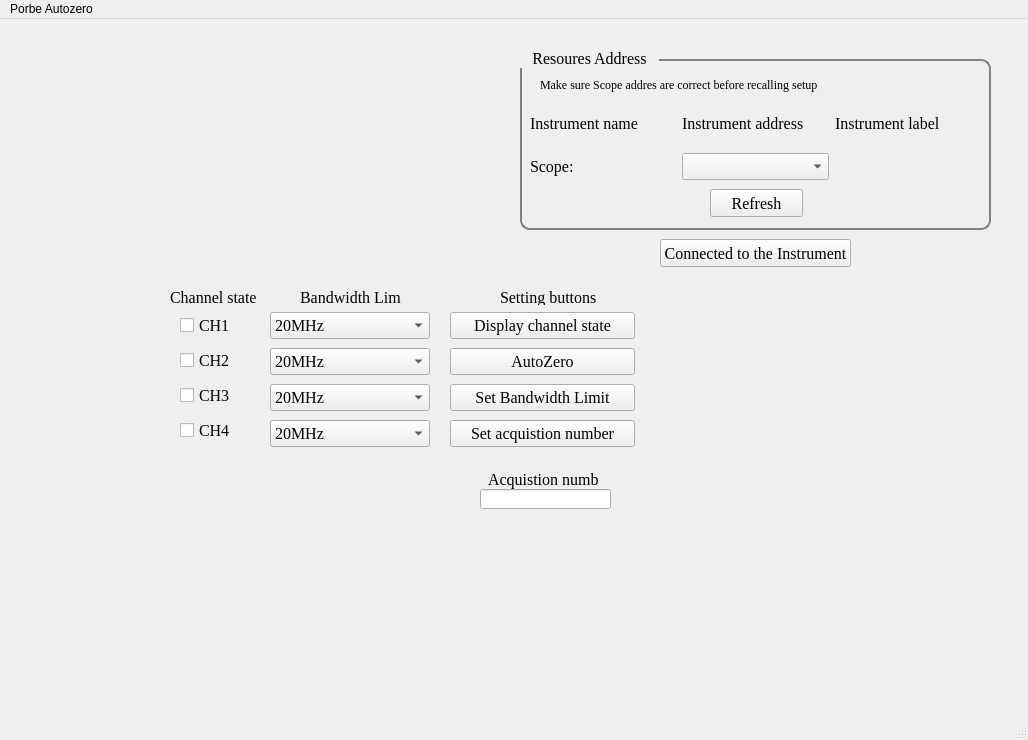
<?xml version="1.0" encoding="UTF-8"?>
<ui version="4.0">
 <class>MainWindow</class>
 <widget class="QMainWindow" name="MainWindow">
  <property name="geometry">
   <rect>
    <x>0</x>
    <y>0</y>
    <width>1028</width>
    <height>740</height>
   </rect>
  </property>
  <property name="windowTitle">
   <string>MainWindow</string>
  </property>
  <widget class="QWidget" name="Resource_QWidget">
   <widget class="QGroupBox" name="Resource_group">
    <property name="geometry">
     <rect>
      <x>520</x>
      <y>30</y>
      <width>471</width>
      <height>181</height>
     </rect>
    </property>
    <property name="font">
     <font>
      <family>Times New Roman</family>
      <pointsize>12</pointsize>
     </font>
    </property>
    <property name="styleSheet">
     <string notr="true">QGroupBox {
    border: 1.5px solid gray;
    border-radius: 10px;
    padding: 10px;  /* 增加內邊距，讓內容與邊框保持距離 */
    margin-top: 10px;  /* 確保標題與內容之間有適當距離 */
}
QGroupBox::title {
    subcontrol-origin: margin;
    subcontrol-position: top left;  /* 調整標題的位置 */
    padding: 0 10px;  /* 給標題添加左右間距 */
}
</string>
    </property>
    <property name="title">
     <string>Resoures Address</string>
    </property>
    <widget class="QLabel" name="address_illustrate">
     <property name="geometry">
      <rect>
       <x>20</x>
       <y>20</y>
       <width>431</width>
       <height>31</height>
      </rect>
     </property>
     <property name="font">
      <font>
       <family>Times New Roman</family>
       <pointsize>9</pointsize>
      </font>
     </property>
     <property name="text">
      <string>Make sure Scope addres are correct before recalling setup</string>
     </property>
     <property name="wordWrap">
      <bool>true</bool>
     </property>
    </widget>
    <widget class="QPushButton" name="address_refresh">
     <property name="geometry">
      <rect>
       <x>190</x>
       <y>140</y>
       <width>93</width>
       <height>28</height>
      </rect>
     </property>
     <property name="font">
      <font>
       <family>Times New Roman</family>
       <pointsize>12</pointsize>
      </font>
     </property>
     <property name="text">
      <string>Refresh</string>
     </property>
    </widget>
    <widget class="QWidget" name="gridLayoutWidget">
     <property name="geometry">
      <rect>
       <x>10</x>
       <y>50</y>
       <width>451</width>
       <height>81</height>
      </rect>
     </property>
     <property name="font">
      <font>
       <family>Times New Roman</family>
       <pointsize>12</pointsize>
      </font>
     </property>
     <layout class="QGridLayout" name="gridLayout_2">
      <item row="1" column="1">
       <widget class="QComboBox" name="Scope_address">
        <property name="font">
         <font>
          <family>Times New Roman</family>
          <pointsize>12</pointsize>
         </font>
        </property>
       </widget>
      </item>
      <item row="1" column="0">
       <widget class="QLabel" name="scope">
        <property name="font">
         <font>
          <family>Times New Roman</family>
          <pointsize>12</pointsize>
         </font>
        </property>
        <property name="text">
         <string>Scope:</string>
        </property>
       </widget>
      </item>
      <item row="1" column="2">
       <widget class="QLabel" name="Scope_IDN">
        <property name="font">
         <font>
          <family>Times New Roman</family>
          <pointsize>12</pointsize>
         </font>
        </property>
        <property name="text">
         <string/>
        </property>
       </widget>
      </item>
      <item row="0" column="0">
       <widget class="QLabel" name="Instrument_name">
        <property name="font">
         <font>
          <family>Times New Roman</family>
          <pointsize>12</pointsize>
         </font>
        </property>
        <property name="layoutDirection">
         <enum>Qt::LeftToRight</enum>
        </property>
        <property name="text">
         <string>Instrument name</string>
        </property>
       </widget>
      </item>
      <item row="0" column="1">
       <widget class="QLabel" name="Instrumen_address">
        <property name="font">
         <font>
          <family>Times New Roman</family>
          <pointsize>12</pointsize>
         </font>
        </property>
        <property name="layoutDirection">
         <enum>Qt::LeftToRight</enum>
        </property>
        <property name="text">
         <string>Instrument address</string>
        </property>
       </widget>
      </item>
      <item row="0" column="2">
       <widget class="QLabel" name="Instrument_label">
        <property name="font">
         <font>
          <family>Times New Roman</family>
          <pointsize>12</pointsize>
         </font>
        </property>
        <property name="layoutDirection">
         <enum>Qt::LeftToRight</enum>
        </property>
        <property name="text">
         <string>Instrument label</string>
        </property>
       </widget>
      </item>
     </layout>
    </widget>
   </widget>
   <widget class="QWidget" name="verticalLayoutWidget_2">
    <property name="geometry">
     <rect>
      <x>180</x>
      <y>290</y>
      <width>66</width>
      <height>141</height>
     </rect>
    </property>
    <property name="font">
     <font>
      <family>Times New Roman</family>
      <pointsize>12</pointsize>
     </font>
    </property>
    <layout class="QVBoxLayout" name="verticalLayout_2">
     <item>
      <widget class="QCheckBox" name="turnCH1">
       <property name="font">
        <font>
         <family>Times New Roman</family>
         <pointsize>12</pointsize>
        </font>
       </property>
       <property name="text">
        <string>CH1</string>
       </property>
      </widget>
     </item>
     <item>
      <widget class="QCheckBox" name="turnCH2">
       <property name="font">
        <font>
         <family>Times New Roman</family>
         <pointsize>12</pointsize>
        </font>
       </property>
       <property name="text">
        <string>CH2</string>
       </property>
      </widget>
     </item>
     <item>
      <widget class="QCheckBox" name="turnCH3">
       <property name="font">
        <font>
         <family>Times New Roman</family>
         <pointsize>12</pointsize>
        </font>
       </property>
       <property name="text">
        <string>CH3</string>
       </property>
      </widget>
     </item>
     <item>
      <widget class="QCheckBox" name="turnCH4">
       <property name="font">
        <font>
         <family>Times New Roman</family>
         <pointsize>12</pointsize>
        </font>
       </property>
       <property name="text">
        <string>CH4</string>
       </property>
      </widget>
     </item>
    </layout>
   </widget>
   <widget class="QPushButton" name="connect_button">
    <property name="geometry">
     <rect>
      <x>660</x>
      <y>220</y>
      <width>191</width>
      <height>28</height>
     </rect>
    </property>
    <property name="font">
     <font>
      <family>Times New Roman</family>
      <pointsize>12</pointsize>
     </font>
    </property>
    <property name="text">
     <string>Connected to the Instrument</string>
    </property>
   </widget>
   <widget class="QWidget" name="verticalLayoutWidget">
    <property name="geometry">
     <rect>
      <x>450</x>
      <y>290</y>
      <width>185</width>
      <height>141</height>
     </rect>
    </property>
    <layout class="QVBoxLayout" name="verticalLayout">
     <item>
      <widget class="QPushButton" name="Display_chennel">
       <property name="font">
        <font>
         <family>Times New Roman</family>
         <pointsize>12</pointsize>
        </font>
       </property>
       <property name="text">
        <string>Display channel state</string>
       </property>
      </widget>
     </item>
     <item>
      <widget class="QPushButton" name="Probe_autozero">
       <property name="font">
        <font>
         <family>Times New Roman</family>
         <pointsize>12</pointsize>
        </font>
       </property>
       <property name="text">
        <string>AutoZero</string>
       </property>
      </widget>
     </item>
     <item>
      <widget class="QPushButton" name="Bandwith_limit">
       <property name="font">
        <font>
         <family>Times New Roman</family>
         <pointsize>12</pointsize>
        </font>
       </property>
       <property name="text">
        <string>Set Bandwidth Limit</string>
       </property>
      </widget>
     </item>
     <item>
      <widget class="QPushButton" name="Acquistion_num">
       <property name="font">
        <font>
         <family>Times New Roman</family>
         <pointsize>12</pointsize>
        </font>
       </property>
       <property name="text">
        <string>Set acquistion number</string>
       </property>
      </widget>
     </item>
    </layout>
   </widget>
   <widget class="QWidget" name="verticalLayoutWidget_3">
    <property name="geometry">
     <rect>
      <x>270</x>
      <y>290</y>
      <width>160</width>
      <height>141</height>
     </rect>
    </property>
    <layout class="QVBoxLayout" name="verticalLayout_3">
     <item>
      <widget class="QComboBox" name="BL_CH1">
       <property name="font">
        <font>
         <family>Times New Roman</family>
         <pointsize>12</pointsize>
        </font>
       </property>
       <item>
        <property name="text">
         <string>20MHz</string>
        </property>
       </item>
       <item>
        <property name="text">
         <string>200MHz</string>
        </property>
       </item>
       <item>
        <property name="text">
         <string>250MHz</string>
        </property>
       </item>
       <item>
        <property name="text">
         <string>350MHz</string>
        </property>
       </item>
       <item>
        <property name="text">
         <string>500MHz</string>
        </property>
       </item>
       <item>
        <property name="text">
         <string>1GHz</string>
        </property>
       </item>
       <item>
        <property name="text">
         <string>1.5GHz</string>
        </property>
       </item>
      </widget>
     </item>
     <item>
      <widget class="QComboBox" name="BL_CH2">
       <property name="font">
        <font>
         <family>Times New Roman</family>
         <pointsize>12</pointsize>
        </font>
       </property>
       <item>
        <property name="text">
         <string>20MHz</string>
        </property>
       </item>
       <item>
        <property name="text">
         <string>200MHz</string>
        </property>
       </item>
       <item>
        <property name="text">
         <string>250MHz</string>
        </property>
       </item>
       <item>
        <property name="text">
         <string>350MHz</string>
        </property>
       </item>
       <item>
        <property name="text">
         <string>500MHz</string>
        </property>
       </item>
       <item>
        <property name="text">
         <string>1GHz</string>
        </property>
       </item>
       <item>
        <property name="text">
         <string>1.5GHz</string>
        </property>
       </item>
      </widget>
     </item>
     <item>
      <widget class="QComboBox" name="BL_CH3">
       <property name="font">
        <font>
         <family>Times New Roman</family>
         <pointsize>12</pointsize>
        </font>
       </property>
       <item>
        <property name="text">
         <string>20MHz</string>
        </property>
       </item>
       <item>
        <property name="text">
         <string>200MHz</string>
        </property>
       </item>
       <item>
        <property name="text">
         <string>250MHz</string>
        </property>
       </item>
       <item>
        <property name="text">
         <string>350MHz</string>
        </property>
       </item>
       <item>
        <property name="text">
         <string>500MHz</string>
        </property>
       </item>
       <item>
        <property name="text">
         <string>1GHz</string>
        </property>
       </item>
       <item>
        <property name="text">
         <string>1.5GHz</string>
        </property>
       </item>
      </widget>
     </item>
     <item>
      <widget class="QComboBox" name="BL_CH4">
       <property name="font">
        <font>
         <family>Times New Roman</family>
         <pointsize>12</pointsize>
        </font>
       </property>
       <item>
        <property name="text">
         <string>20MHz</string>
        </property>
       </item>
       <item>
        <property name="text">
         <string>200MHz</string>
        </property>
       </item>
       <item>
        <property name="text">
         <string>250MHz</string>
        </property>
       </item>
       <item>
        <property name="text">
         <string>350MHz</string>
        </property>
       </item>
       <item>
        <property name="text">
         <string>500MHz</string>
        </property>
       </item>
       <item>
        <property name="text">
         <string>1GHz</string>
        </property>
       </item>
       <item>
        <property name="text">
         <string>1.5GHz</string>
        </property>
       </item>
      </widget>
     </item>
    </layout>
   </widget>
   <widget class="QLabel" name="label">
    <property name="geometry">
     <rect>
      <x>170</x>
      <y>270</y>
      <width>91</width>
      <height>16</height>
     </rect>
    </property>
    <property name="font">
     <font>
      <family>Times New Roman</family>
      <pointsize>12</pointsize>
     </font>
    </property>
    <property name="text">
     <string>Channel state</string>
    </property>
   </widget>
   <widget class="QLabel" name="label_2">
    <property name="geometry">
     <rect>
      <x>300</x>
      <y>270</y>
      <width>101</width>
      <height>16</height>
     </rect>
    </property>
    <property name="font">
     <font>
      <family>Times New Roman</family>
      <pointsize>12</pointsize>
     </font>
    </property>
    <property name="text">
     <string>Bandwidth Limit</string>
    </property>
   </widget>
   <widget class="QLabel" name="label_3">
    <property name="geometry">
     <rect>
      <x>500</x>
      <y>270</y>
      <width>101</width>
      <height>16</height>
     </rect>
    </property>
    <property name="font">
     <font>
      <family>Times New Roman</family>
      <pointsize>12</pointsize>
     </font>
    </property>
    <property name="text">
     <string>Setting buttons</string>
    </property>
   </widget>
   <widget class="QLabel" name="label_5">
    <property name="geometry">
     <rect>
      <x>488</x>
      <y>450</y>
      <width>111</width>
      <height>20</height>
     </rect>
    </property>
    <property name="font">
     <font>
      <family>Times New Roman</family>
      <pointsize>12</pointsize>
     </font>
    </property>
    <property name="text">
     <string>Acquistion number</string>
    </property>
   </widget>
   <widget class="QLabel" name="label_4">
    <property name="geometry">
     <rect>
      <x>528</x>
      <y>450</y>
      <width>47</width>
      <height>12</height>
     </rect>
    </property>
    <property name="font">
     <font>
      <family>Times New Roman</family>
      <pointsize>12</pointsize>
     </font>
    </property>
    <property name="text">
     <string/>
    </property>
   </widget>
   <widget class="QLineEdit" name="acquistion_number">
    <property name="geometry">
     <rect>
      <x>480</x>
      <y>470</y>
      <width>131</width>
      <height>20</height>
     </rect>
    </property>
    <property name="font">
     <font>
      <family>Times New Roman</family>
      <pointsize>12</pointsize>
     </font>
    </property>
   </widget>
  </widget>
  <widget class="QMenuBar" name="menubar">
   <property name="geometry">
    <rect>
     <x>0</x>
     <y>0</y>
     <width>1028</width>
     <height>25</height>
    </rect>
   </property>
   <widget class="QMenu" name="menuPorbe_Autozero">
    <property name="title">
     <string>Porbe Autozero</string>
    </property>
   </widget>
   <addaction name="menuPorbe_Autozero"/>
  </widget>
  <widget class="QStatusBar" name="statusbar"/>
 </widget>
 <resources/>
 <connections/>
</ui>
